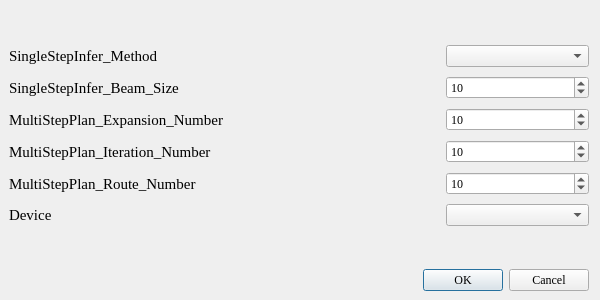
<?xml version="1.0" encoding="UTF-8"?>
<ui version="4.0">
 <class>Dialog</class>
 <widget class="QDialog" name="Dialog">
  <property name="geometry">
   <rect>
    <x>0</x>
    <y>0</y>
    <width>600</width>
    <height>300</height>
   </rect>
  </property>
  <property name="minimumSize">
   <size>
    <width>600</width>
    <height>300</height>
   </size>
  </property>
  <property name="maximumSize">
   <size>
    <width>1600</width>
    <height>800</height>
   </size>
  </property>
  <property name="font">
   <font>
    <family>Times New Roman</family>
   </font>
  </property>
  <property name="windowTitle">
   <string>Dialog</string>
  </property>
  <layout class="QGridLayout" name="gridLayout" rowstretch="1,1,1,1,1,1,1,1,1" columnstretch="3,1" rowminimumheight="1,1,1,1,1,1,1,1,1" columnminimumwidth="3,1">
   <property name="sizeConstraint">
    <enum>QLayout::SetNoConstraint</enum>
   </property>
   <property name="leftMargin">
    <number>9</number>
   </property>
   <property name="bottomMargin">
    <number>9</number>
   </property>
   <property name="horizontalSpacing">
    <number>6</number>
   </property>
   <property name="verticalSpacing">
    <number>9</number>
   </property>
   <item row="3" column="0">
    <widget class="QLabel" name="label">
     <property name="font">
      <font>
       <family>Times New Roman</family>
       <pointsize>11</pointsize>
      </font>
     </property>
     <property name="text">
      <string>MultiStepPlan_Expansion_Number</string>
     </property>
    </widget>
   </item>
   <item row="8" column="0" colspan="2">
    <widget class="QDialogButtonBox" name="buttonBox">
     <property name="orientation">
      <enum>Qt::Horizontal</enum>
     </property>
     <property name="standardButtons">
      <set>QDialogButtonBox::Cancel|QDialogButtonBox::Ok</set>
     </property>
    </widget>
   </item>
   <item row="0" column="0">
    <spacer name="verticalSpacer">
     <property name="orientation">
      <enum>Qt::Vertical</enum>
     </property>
     <property name="sizeType">
      <enum>QSizePolicy::Preferred</enum>
     </property>
     <property name="sizeHint" stdset="0">
      <size>
       <width>20</width>
       <height>20</height>
      </size>
     </property>
    </spacer>
   </item>
   <item row="2" column="1">
    <widget class="QSpinBox" name="spinBox_Beam_Size">
     <property name="maximum">
      <number>50</number>
     </property>
     <property name="value">
      <number>10</number>
     </property>
    </widget>
   </item>
   <item row="3" column="1">
    <widget class="QSpinBox" name="spinBox_Expansion_Number">
     <property name="maximum">
      <number>50</number>
     </property>
     <property name="value">
      <number>10</number>
     </property>
    </widget>
   </item>
   <item row="1" column="0">
    <widget class="QLabel" name="label_2">
     <property name="font">
      <font>
       <family>Times New Roman</family>
       <pointsize>11</pointsize>
      </font>
     </property>
     <property name="text">
      <string>SingleStepInfer_Method</string>
     </property>
    </widget>
   </item>
   <item row="2" column="0">
    <widget class="QLabel" name="label_4">
     <property name="font">
      <font>
       <family>Times New Roman</family>
       <pointsize>11</pointsize>
      </font>
     </property>
     <property name="text">
      <string>SingleStepInfer_Beam_Size</string>
     </property>
    </widget>
   </item>
   <item row="4" column="0">
    <widget class="QLabel" name="label_5">
     <property name="font">
      <font>
       <family>Times New Roman</family>
       <pointsize>11</pointsize>
      </font>
     </property>
     <property name="text">
      <string>MultiStepPlan_Iteration_Number</string>
     </property>
    </widget>
   </item>
   <item row="5" column="1">
    <widget class="QSpinBox" name="spinBox_Route_Number">
     <property name="maximum">
      <number>50</number>
     </property>
     <property name="value">
      <number>10</number>
     </property>
    </widget>
   </item>
   <item row="4" column="1">
    <widget class="QSpinBox" name="spinBox_Iterations_Number">
     <property name="maximum">
      <number>20</number>
     </property>
     <property name="value">
      <number>10</number>
     </property>
    </widget>
   </item>
   <item row="5" column="0">
    <widget class="QLabel" name="label_3">
     <property name="font">
      <font>
       <family>Times New Roman</family>
       <pointsize>11</pointsize>
      </font>
     </property>
     <property name="text">
      <string>MultiStepPlan_Route_Number</string>
     </property>
    </widget>
   </item>
   <item row="1" column="1">
    <widget class="QComboBox" name="comboBox_Model_Type"/>
   </item>
   <item row="7" column="0">
    <spacer name="verticalSpacer_2">
     <property name="orientation">
      <enum>Qt::Vertical</enum>
     </property>
     <property name="sizeType">
      <enum>QSizePolicy::Expanding</enum>
     </property>
     <property name="sizeHint" stdset="0">
      <size>
       <width>20</width>
       <height>20</height>
      </size>
     </property>
    </spacer>
   </item>
   <item row="6" column="0">
    <widget class="QLabel" name="label_6">
     <property name="font">
      <font>
       <family>Times New Roman</family>
       <pointsize>11</pointsize>
      </font>
     </property>
     <property name="text">
      <string>Device</string>
     </property>
    </widget>
   </item>
   <item row="6" column="1">
    <widget class="QComboBox" name="comboBox_Device"/>
   </item>
  </layout>
 </widget>
 <resources/>
 <connections>
  <connection>
   <sender>buttonBox</sender>
   <signal>accepted()</signal>
   <receiver>Dialog</receiver>
   <slot>accept()</slot>
   <hints>
    <hint type="sourcelabel">
     <x>248</x>
     <y>254</y>
    </hint>
    <hint type="destinationlabel">
     <x>157</x>
     <y>274</y>
    </hint>
   </hints>
  </connection>
  <connection>
   <sender>buttonBox</sender>
   <signal>rejected()</signal>
   <receiver>Dialog</receiver>
   <slot>reject()</slot>
   <hints>
    <hint type="sourcelabel">
     <x>316</x>
     <y>260</y>
    </hint>
    <hint type="destinationlabel">
     <x>286</x>
     <y>274</y>
    </hint>
   </hints>
  </connection>
 </connections>
</ui>
